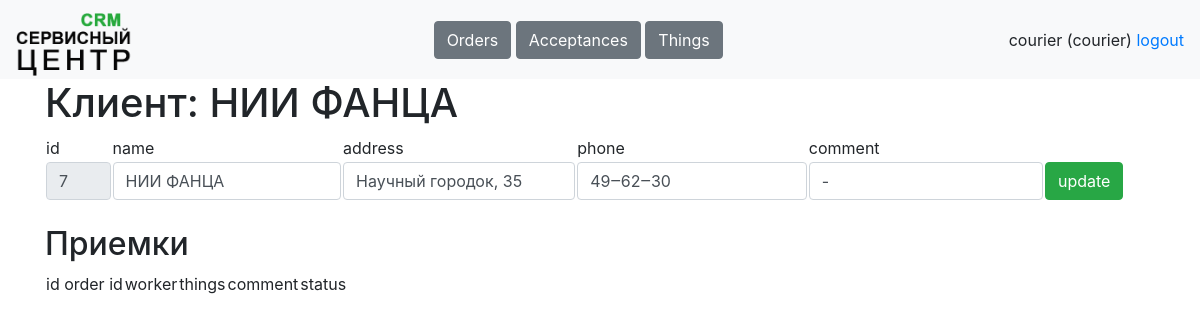
The page /tables/clients/7 (signed in) on the database its author committed.
### data/tables.py (models this page shows, shortened)
class Worker(db_session.SqlAlchemyBase, SerializerMixin, UserMixin):
    __tablename__ = 'workers'
    id = Column(sqlalchemy.Integer, primary_key=True, autoincrement=True)
    username = Column(sqlalchemy.String, nullable=True)
    name = Column(sqlalchemy.String, nullable=True)
    password = Column(sqlalchemy.String, nullable=True)
    role = Column(sqlalchemy.String, nullable=True)
    phone = Column(sqlalchemy.String, nullable=True)
    comment = Column(sqlalchemy.String, nullable=True)
    works = orm.relationship('Work', back_populates='worker')
    acceptances = orm.relationship('Acceptance', back_populates='worker')

class Client(db_session.SqlAlchemyBase, SerializerMixin):
    __tablename__ = 'clients'
    id = Column(sqlalchemy.Integer, primary_key=True, autoincrement=True)
    name = Column(sqlalchemy.String, nullable=True, default='')
    address = Column(sqlalchemy.String, nullable=True, default='')
    phone = Column(sqlalchemy.String, nullable=True, default='')
    comment = Column(sqlalchemy.String, nullable=True, default='')
    orders = orm.relationship('Order', back_populates='client')
    things = orm.relationship('Thing', back_populates='client')

### main.py (the view)
@app.route('/tables/clients/<int:client_id>', methods=['GET', 'POST'])
@stuff.login_and_role_required(current_user, '/tables/client')
def client(client_id):
    if request.method == 'GET':
        return render_template('client.html', user=current_user,
                               client=stuff.get_entry('clients', client_id))
    elif request.method == 'POST':
        stuff.update_entry('clients', request.form)
        return redirect(f'/tables/clients')

### main.py (called while the page is built)
@login_manager.user_loader
def load_user(worker_id):
    worker = stuff.db_sess.get(Worker, worker_id)
    return worker

### stuff.py (called while the page is built)
def is_role_acceptable(role, page):
    return True

def login_and_role_required(current_user, page):
    def wrapper(f):
        @wraps(f)
        def decorated_function(*args, **kwargs):
            if current_user.is_authenticated:
                if is_role_acceptable(current_user.role, page):
                    return f(*args, **kwargs)
                return redirect('/dashboard')
            resp = redirect('/login')
            return resp
        return decorated_function
    return wrapper

def get_table(table, sort='id', reverse=0):
    if table == 'clients':
        return db_sess.query(Client)
    elif table == 'orders':
        return db_sess.query(Order)
    elif table == 'acceptances':
        return db_sess.query(Acceptance)
    elif table == 'things':
        return db_sess.query(Thing)
    elif table == 'works':
        return db_sess.query(Work)
    elif table == 'workers':
        return db_sess.query(Worker)

def get_entry(table, entry_id):
    if table == 'clients':
        return db_sess.query(Client).get(entry_id)
    elif table == 'orders':
        return db_sess.query(Order).get(entry_id)
    elif table == 'acceptances':
        return db_sess.query(Acceptance).get(entry_id)
    elif table == 'things':
        return db_sess.query(Thing).get(entry_id)
    elif table == 'works':
        return db_sess.query(Work).get(entry_id)
    elif table == 'workers':
        return db_sess.query(Worker).get(entry_id)

### templates/client.html (shortened to what this page needs)
{% extends "base.html"%}
{% block content %}
<h1>Клиент: {{client.name}}</h1>
<form method="post">
<table>
    <tr>
        <td width="6%">id</td>
        <td>name</td>
        <td>address</td>
        <td>phone</td>
        <td>comment</td>
    </tr>
    <tr>
        <td width="6%"><input class="form-control" value="{{client.id}}" name="id" readonly></td>
        <td><input class="form-control" value="{{client.name}}" name="name"></td>
        <td><input class="form-control" value="{{client.address}}" name="address"></td>
        <td><input class="form-control" value="{{client.phone}}" name="phone"></td>
        <td><input class="form-control" value="{{client.comment}}" name="comment"></td>
        <td width="10%"><button type="submit" class="btn btn-success">update</button></td>
    </tr>
</table>
</form><br>
<h2>Приемки</h2>
<table>
    <tr>
        <td width="6%">id</td>
        <td>order id</td>
        <td>worker</td>
        <td>things</td>
        <td>comment</td>
        <td colspan="2">status</td>
    </tr>
</table>
{% endblock %}

### templates/base.html (shortened to what this page needs)
<!doctype html>
<html>
<head>
    <link rel="stylesheet"
          href="https://stackpath.bootstrapcdn.com/bootstrap/4.4.1/css/bootstrap.min.css"
>
    <link rel="stylesheet" href="static/css/style.css" />
</head>
<body>
<header>
    <nav class="navbar navbar-light bg-light">
        <a class="navbar-brand" style="height: 63px;" href="/dashboard"><img height="63px" src="/static/icons/logo.png"></a>
        <div>
            {% if user.role == "manager" %}
                <a class="btn btn-secondary" href="/tables/clients" role="button">Clients</a>
                <a class="btn btn-secondary" href="/tables/orders" role="button">Orders</a>
            {% elif user.role == "courier" %}
                <a class="btn btn-secondary" href="/tables/orders" role="button">Orders</a>
                <a class="btn btn-secondary" href="/tables/acceptances" role="button">Acceptances</a>
                <a class="btn btn-secondary" href="/tables/things" role="button">Things</a>
            {% elif user.role == "worker" %}
                <a class="btn btn-secondary" href="/tables/acceptances" role="button">Acceptances</a>
                <a class="btn btn-secondary" href="/tables/works" role="button">Works</a>
                <a class="btn btn-secondary" href="/tables/things" role="button">Things</a>
            {% endif %}
        </div>
        <div>
            <a>{{user.name}} ({{user.role}})</a>
            <a href="/logout">logout</a>
        </div>
    </nav>
</header>
<main role="main" class="container">
    {% block content %}{% endblock %}
</main>
</body>
</html>

### rows shown on the page
Worker: name "courier", role "courier"
Client: name "НИИ ФАНЦА", id "7", address "Научный городок, 35", phone "49‒62‒30", comment "-"
